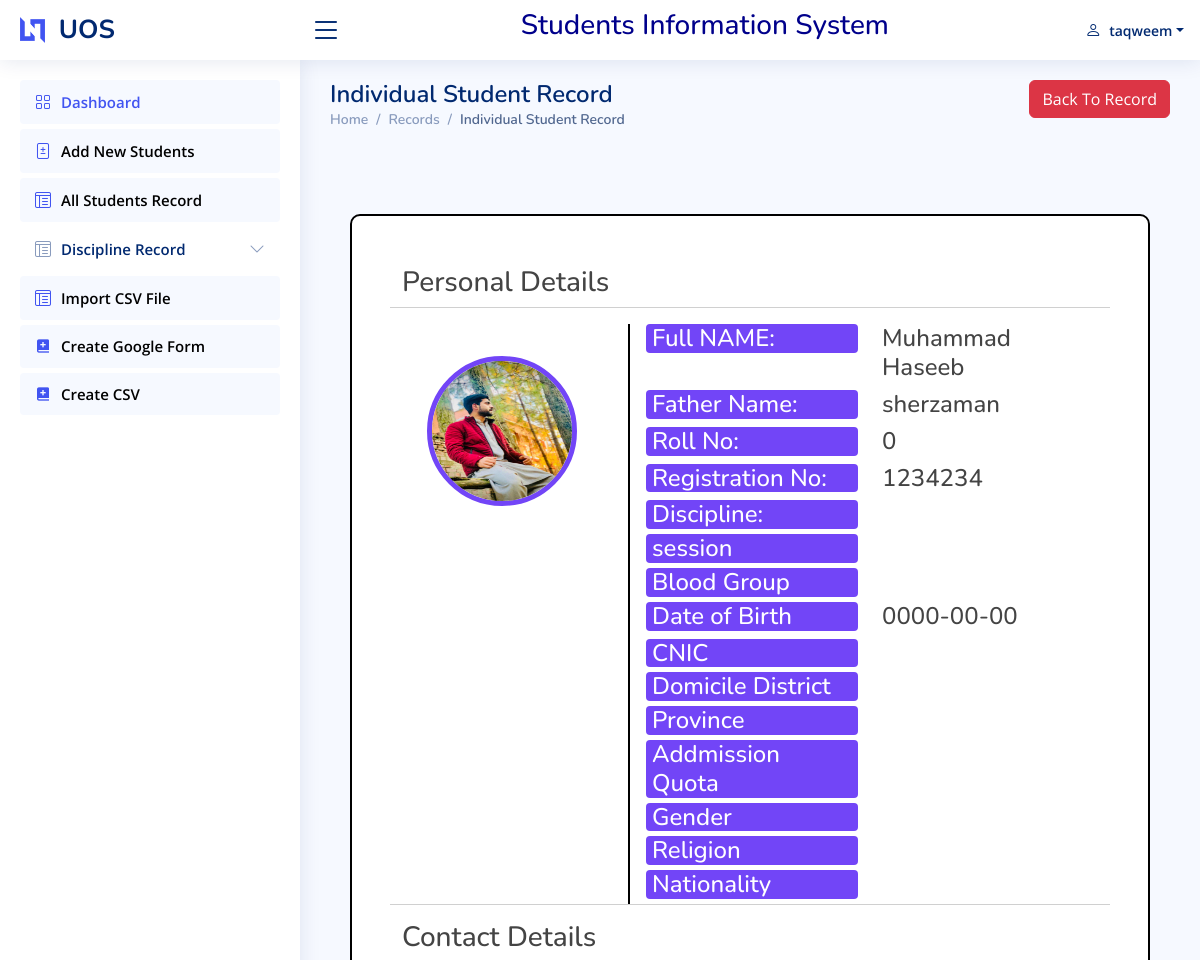
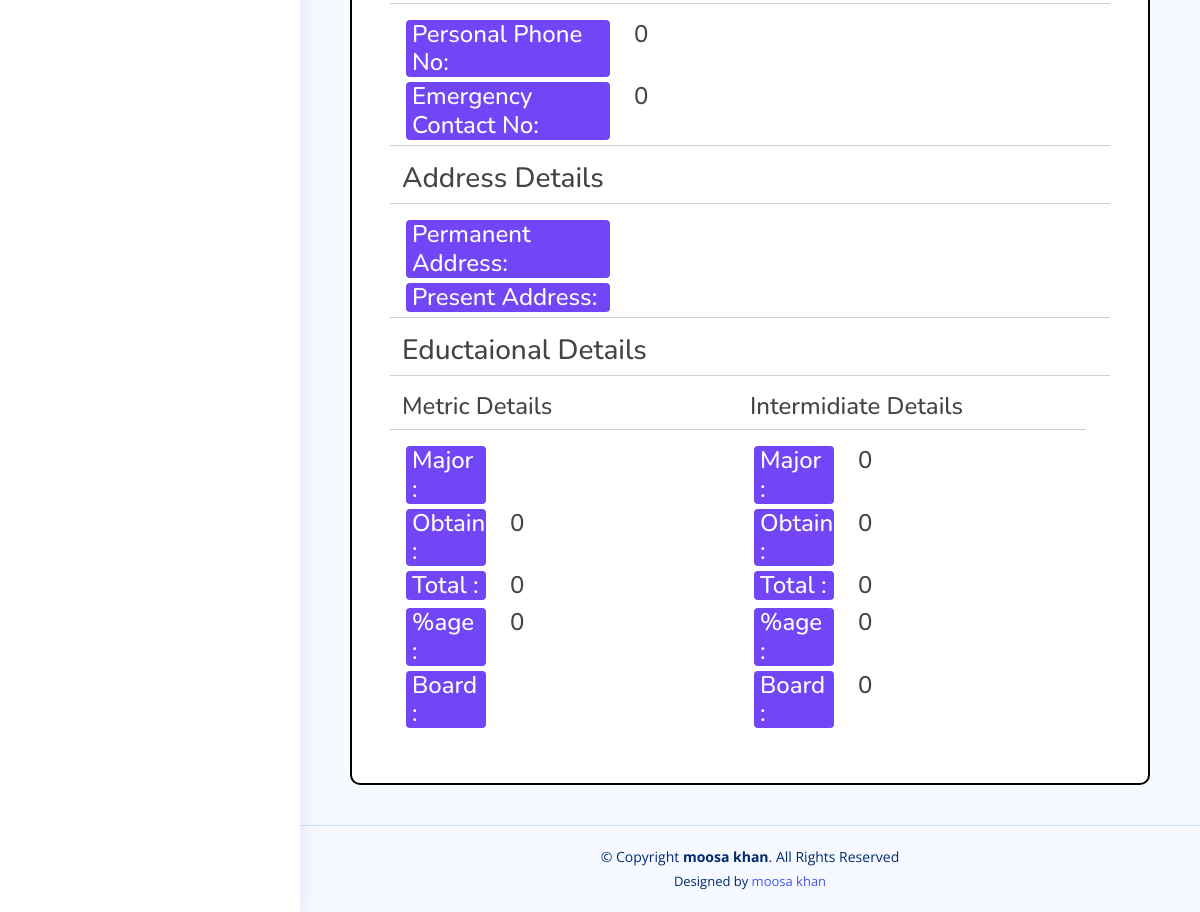
The page /veiw.php?VId=1 (signed in) on the database its author committed (2 pictures, top to bottom).
### tables this page shows
CREATE TABLE `student` (
  `S_no` int(11) NOT NULL,
  `full_name` varchar(50) NOT NULL,
  `f_name` varchar(50) NOT NULL,
  `Roll_no` int(11) NOT NULL,
  `Registration_no` varchar(50) NOT NULL,
  `Discipline` varchar(50) NOT NULL,
  `Session` varchar(20) NOT NULL,
  `Blood` varchar(10) NOT NULL,
  `Dob` date NOT NULL,
  `Cnic` varchar(20) NOT NULL,
  `Personal_c_no` bigint(20) NOT NULL,
  `Emergency_c_no` bigint(20) NOT NULL,
  `Permanent_address` varchar(100) NOT NULL,
  `Present_Address` varchar(100) NOT NULL,
  `Domicile_District` varchar(50) NOT NULL,
  `Province` varchar(50) NOT NULL,
  `Addmission_quota` varchar(50) NOT NULL,
  `Gender` varchar(20) NOT NULL,
  `Religion` varchar(20) NOT NULL,
  `Nationality` varchar(20) NOT NULL,
  `Metric_major` varchar(20) NOT NULL,
  `Ssc_ob_marks` int(11) NOT NULL,
  `Ssc_total_marks` int(11) NOT NULL,
  `Ssc_percentage` int(11) NOT NULL,
  `Ssc_board` varchar(50) NOT NULL,
  `Hssc_major` varchar(50) NOT NULL,
  `Hssc_ob_marks` int(11) NOT NULL,
  `Hssc_total_marks` int(11) NOT NULL,
  `Hssc_precentage` int(11) NOT NULL,
  `Hssc_board` varchar(50) NOT NULL,
  `Picture` varchar(100) NOT NULL
);

### veiw.php (the view, shortened to what this page needs)
	<?php
include("include/Connection.php");
if(!empty($_GET["VId"])){
	$Vid = $_GET["VId"];
	$res=mysqli_query($link,"Select * from  student where s_no= '$Vid'");
		$r = mysqli_fetch_row($res);
 $stdname=$r[1];
    $fname=$r[2];
    $rollno=$r[3];
    $registrationno=$r[4];
    $dob=$r[8];
    $permanent_cno=$r[10];
    $emergency_cno=$r[11];
    $ssc_ob_marks=$r[21];
    $ssc_t=$r[22];
    $ssc_percentage=$r[23];
	$hssc_major=$r[25];
    $hssc_ob_marks=$r[26];
    $hssc_total_marks=$r[27];
    $hssc_percentage=$r[28];
    $hssc_board=$r[29];
	$Image_url = $r[30];
if (strpos($Image_url, "http://") === 0 || strpos($Image_url, "https://") === 0) {
		$imageID = "";
		if (preg_match('/id=([a-zA-Z0-9_\-]+)/', $Image_url, $matches)) {
			$imageID = $matches[1];
		}
		$baseURL = "https://drive.google.com/uc?export=download&id=";
		$completeImageURL = $baseURL . $imageID;
} else {
		$folder = "studentimages/";
		$completeImageURL = $folder.$Image_url;
	    }
}
?>
<!DOCTYPE html>
<html lang="en">
	<?php
include("include/head.php");
?>
<body>
<?php
include("include/header.php");
include("include/sidebar.php");
?>
  <main id="main" class="main">
<div class="row">
	  <div class="col-6">
		   <div class="pagetitle">
      <h1>Individual Student Record</h1>
      <nav>
        <ol class="breadcrumb">
          <li class="breadcrumb-item"><a href="index.php">Home</a></li>
			<li class="breadcrumb-item"><a href="record.php">Records</a></li>
          <li class="breadcrumb-item active">Individual Student Record</li>
        </ol>
      </nav>
    </div>
	</div>
	  <div class="col-6">
		 <div style="float: right; "><a href="record.php" class=" btn btn-danger btn-xs "  title="go back to record">Back To Record</i></a></div>
	</div>
	  </div>
<br><br>
	 <div class="view" style="border: 2px solid black; background-color: white; margin: 20px; padding: 50px; border-radius: 10px;">
		<div class="row">
			<h3>Personal Details</h3><hr>
			<div class="col-4" style="border-right: 2px solid black;">
				<div class="img" >
					<img src="<?php echo ($completeImageURL);?>" style="align-content: center; border: 5px solid #7245F7; border-radius: 50%; width: 150px; height: 150px; margin: 32px 25px;" >
				</div>
			</div>
			<div class="col-8">
				<div class="row">
						<div class="col-6">
							<h4 style="background-color: #7245F7; color: white; border-radius: 4px; margin-left: 4px; margin-bottom: 5px; padding-left: 6px;" >Full NAME:&nbsp;</h4>
						</div>
						<div class="col-6">
							<h4><?php echo($stdname) ?></h4>
						</div>
					</div>
					<div class="row">
						<div class="col-6">
							<h4 style="background-color: #7245F7; color: white; border-radius: 4px; margin-left: 4px; margin-bottom: 5px; padding-left: 6px;">Father Name:&nbsp;</h4>
						</div>
						<div class="col-6">
							<h4><?php echo($fname) ?></h4>
						</div>
					</div>
					<div class="row">
						<div class="col-6">
							<h4 style="background-color: #7245F7; color: white; border-radius: 4px; margin-left: 4px; margin-bottom: 5px; padding-left: 6px;">Roll No:&nbsp;</h4>
						</div>
						<div class="col-6">
							<h4><?php echo($rollno) ?></h4>
						</div>
					</div>
				<div class="row">
						<div class="col-6">
							<h4 style="background-color: #7245F7; color: white; border-radius: 4px; margin-left: 4px; margin-bottom: 5px; padding-left: 6px;">Registration No:&nbsp;</h4>
						</div>
						<div class="col-6">
							<h4><?php echo($registrationno) ?></h4>
						</div>
					</div>
					<div class="row">
						<div class="col-6">
							<h4 style="background-color: #7245F7; color: white; border-radius: 4px; margin-left: 4px;margin-bottom: 5px; padding-left: 6px; ">Discipline:&nbsp;</h4>
						</div>
						<div class="col-6">
						</div>
					</div>
					<div class="row">
						<div class="col-6">
							<h4 style="background-color: #7245F7; color: white; border-radius: 4px; margin-left: 4px; margin-bottom: 5px; padding-left: 6px;">session&nbsp;</h4>
						</div>
						<div class="col-6">
						</div>
					</div>
				<div class="row">
						<div class="col-6">
							<h4 style="background-color: #7245F7; color: white; border-radius: 4px; margin-left: 4px; margin-bottom: 5px; padding-left: 6px;">Blood Group&nbsp;</h4>
						</div>
						<div class="col-6">
						</div>
					</div>
				<div class="row">
						<div class="col-6">
							<h4 style="background-color: #7245F7; color: white; border-radius: 4px; margin-left: 4px; margin-bottom: 5px; padding-left: 6px;">Date of Birth&nbsp;</h4>
						</div>
						<div class="col-6">
							<h4><?php echo($dob) ?></h4>
						</div>
					</div>
								<div class="row">
						<div class="col-6">
							<h4 style="background-color: #7245F7; color: white; border-radius: 4px; margin-left: 4px; margin-bottom: 5px; padding-left: 6px;">CNIC&nbsp;</h4>
						</div>
						<div class="col-6">
						</div>
					</div>
					<div class="row">
						<div class="col-6">
							<h4 style="background-color: #7245F7; color: white; border-radius: 4px; margin-left: 4px; margin-bottom: 5px; padding-left: 6px;">Domicile District&nbsp;</h4>
						</div>
						<div class="col-6">
						</div>
					</div>
					<div class="row">
						<div class="col-6">
							<h4 style="background-color: #7245F7; color: white; border-radius: 4px; margin-left: 4px; margin-bottom: 5px; padding-left: 6px;">Province&nbsp;</h4>
						</div>
						<div class="col-6">
						</div>
					</div>
					<div class="row">
						<div class="col-6">
							<h4 style="background-color: #7245F7; color: white; border-radius: 4px; margin-left: 4px; margin-bottom: 5px; padding-left: 6px;">Addmission Quota&nbsp;</h4>
						</div>
						<div class="col-6">
						</div>
					</div>
					<div class="row">
						<div class="col-6">
							<h4 style="background-color: #7245F7; color: white; border-radius: 4px; margin-left: 4px; margin-bottom: 5px; padding-left: 6px;">Gender&nbsp;</h4>
						</div>
						<div class="col-6">
						</div>
					</div>
					<div class="row">
						<div class="col-6">
							<h4 style="background-color: #7245F7; color: white; border-radius: 4px; margin-left: 4px; margin-bottom: 5px; padding-left: 6px;">Religion&nbsp;</h4>
						</div>
						<div class="col-6">
						</div>
					</div>
					<div class="row">
						<div class="col-6">
							<h4 style="background-color: #7245F7; color: white; border-radius: 4px; margin-left: 4px; margin-bottom: 5px; padding-left: 6px;">Nationality&nbsp;</h4>
						</div>
						<div class="col-6">
						</div>
					</div>
			</div>
		 </div>
	   <div class="row">
		<hr>	<h3>Contact Details </h3><hr>
					<div class="row">
						<div class="col-4">
							<h4 style="background-color: #7245F7; color: white; border-radius: 4px; margin-left: 4px; margin-bottom: 5px; padding-left: 6px;">Personal Phone No:&nbsp;</h4>
						</div>
						<div class="col-8">
							<h4><?php echo($permanent_cno) ?></h4>
						</div>
					</div>
					<div class="row">
						<div class="col-4">
							<h4 style="background-color: #7245F7; color: white; border-radius: 4px; margin-left: 4px; margin-bottom: 5px; padding-left: 6px;">Emergency Contact No:&nbsp;</h4>
						</div>
						<div class="col-8">
							<h4><?php echo($emergency_cno) ?></h4>
						</div>
					</div>
		 </div>
	   <div class="row">
			<hr><h3>Address Details</h3><hr>
					<div class="row">
						<div class="col-4">
							<h4 style="background-color: #7245F7; color: white; border-radius: 4px; margin-left: 4px; margin-bottom: 5px; padding-left: 6px;">Permanent Address:&nbsp;</h4>
						</div>
						<div class="col-8">
						</div>
					</div>
					<div class="row">
						<div class="col-4">
							<h4 style="background-color: #7245F7; color: white; border-radius: 4px; margin-left: 4px; margin-bottom: 5px; padding-left: 6px;">Present Address:&nbsp;</h4>
						</div>
						<div class="col-8">
						</div>
					</div>
		 </div>
		  <div class="row">
			<hr><h3>Eductaional  Details</h3><hr>
		   <div class="row">
			  <div class="col-6">
					 <div class="row">
			<h4>Metric Details</h4><hr>
					<div class="row">
						<div class="col-4">
							<h4 style="background-color: #7245F7; color: white; border-radius: 4px; margin-left: 4px; margin-bottom: 5px; padding-left: 6px;">Major :&nbsp;</h4>
						</div>
						<div class="col-8">
						</div>
					</div>
					<div class="row">
						<div class="col-4">
							<h4 style="background-color: #7245F7; color: white; border-radius: 4px; margin-left: 4px; margin-bottom: 5px; padding-left: 6px;"> Obtain :&nbsp;</h4>
						</div>
						<div class="col-8">
							<h4><?php echo($ssc_ob_marks) ?></h4>
						</div>
					</div>
	<div class="row">
						<div class="col-4">
							<h4 style="background-color: #7245F7; color: white; border-radius: 4px; margin-left: 4px; margin-bottom: 5px; padding-left: 6px;"> Total :&nbsp;</h4>
						</div>
						<div class="col-8">
							<h4><?php echo($ssc_t) ?></h4>
						</div>
					</div>
	<div class="row">
						<div class="col-4">
							<h4 style="background-color: #7245F7; color: white; border-radius: 4px; margin-left: 4px; margin-bottom: 5px; padding-left: 6px;"> %age :&nbsp;</h4>
						</div>
						<div class="col-8">
							<h4><?php echo($ssc_percentage) ?></h4>
						</div>
					</div>
						 <div class="row">
						<div class="col-4">
							<h4 style="background-color: #7245F7; color: white; border-radius: 4px; margin-left: 4px; margin-bottom: 5px; padding-left: 6px;"> Board :&nbsp;</h4>
						</div>
						<div class="col-8">
						</div>
					</div>
		 </div></div>
			  <div class="col-6">
					 <div class="row">
			<h4>Intermidiate Details</h4><hr>
					<div class="row">
						<div class="col-4">
							<h4 style="background-color: #7245F7; color: white; border-radius: 4px; margin-left: 4px; margin-bottom: 5px; padding-left: 6px;">Major :&nbsp;</h4>
						</div>
						<div class="col-8">
							<h4><?php echo($hssc_major) ?></h4>
						</div>
					</div>
					<div class="row">
						<div class="col-4">
							<h4 style="background-color: #7245F7; color: white; border-radius: 4px; margin-left: 4px; margin-bottom: 5px; padding-left: 6px;"> Obtain :&nbsp;</h4>
						</div>
						<div class="col-8">
							<h4><?php echo($hssc_ob_marks) ?></h4>
						</div>
					</div>
	<div class="row">
						<div class="col-4">
							<h4 style="background-color: #7245F7; color: white; border-radius: 4px; margin-left: 4px; margin-bottom: 5px; padding-left: 6px;"> Total :&nbsp;</h4>
						</div>
						<div class="col-8">
							<h4><?php echo($hssc_total_marks) ?></h4>
						</div>
					</div>
	<div class="row">
						<div class="col-4">
							<h4 style="background-color: #7245F7; color: white; border-radius: 4px; margin-left: 4px; margin-bottom: 5px; padding-left: 6px;"> %age :&nbsp;</h4>
						</div>
						<div class="col-8">
							<h4><?php echo($hssc_percentage) ?></h4>
						</div>
					</div>
						 <div class="row">
						<div class="col-4">
							<h4 style="background-color: #7245F7; color: white; border-radius: 4px; margin-left: 4px; margin-bottom: 5px; padding-left: 6px;"> Board :&nbsp;</h4>
						</div>
						<div class="col-8">
							<h4><?php echo($hssc_board) ?></h4>
						</div>
					</div>
		 </div></div>
			  </div>
		 </div>
	  </div>
  </main>
<?php
include("include/footer.php");
?>
</body>
</html>

### assets/css/style.css (style rules this page uses)
:root { scroll-behavior: smooth; }
body { font-family: "Open Sans", sans-serif; background: #f6f9ff; color: #444444; }
a { color: #4154f1; text-decoration: none; }
h1, h2, h3, h4, h5, h6 { font-family: "Nunito", sans-serif; }
#main { margin-top: 60px; padding: 20px 30px; transition: all 0.3s; }
.pagetitle { margin-bottom: 10px; }
.pagetitle h1 { font-size: 24px; margin-bottom: 0; font-weight: 600; color: #012970; }
.breadcrumb { font-size: 14px; font-family: "Nunito", sans-serif; color: #899bbd; font-weight: 600; }
.breadcrumb a { color: #899bbd; transition: 0.3s; }
.breadcrumb .breadcrumb-item::before { color: #899bbd; }
.breadcrumb .active { color: #51678f; font-weight: 600; }
@media (min-width: 1200px) { #main, #footer { margin-left: 300px; } }

### rows shown on the page
student: Picture (picture), full_name "Muhammad Haseeb", f_name "sherzaman", Roll_no "0", Registration_no "1234234", Dob "0000-00-00", Personal_c_no "0", Emergency_c_no "0", Ssc_ob_marks "0", Ssc_total_marks "0", Ssc_percentage "0", Hssc_major "0", Hssc_ob_marks "0", Hssc_total_marks "0", Hssc_precentage "0", Hssc_board "0"

### other values the page prints
$_SESSION["username"] "taqweem"
